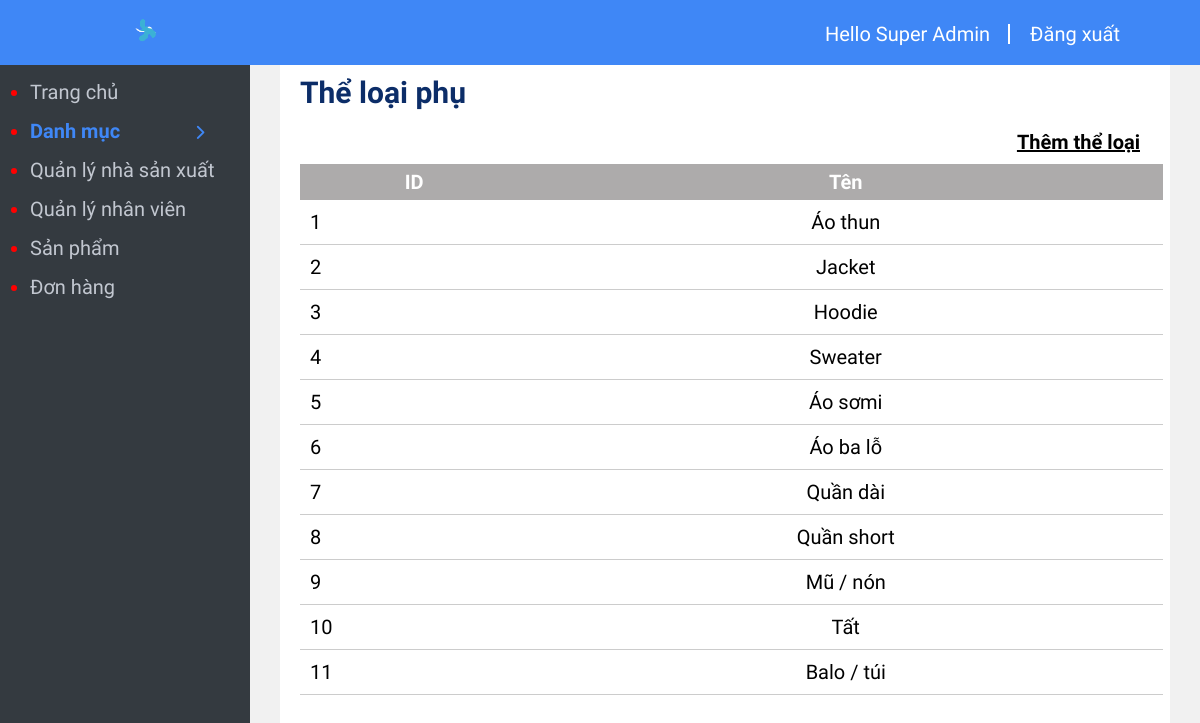
The page /admin/category_sub/index.php (signed in) on the database as committed earlier.
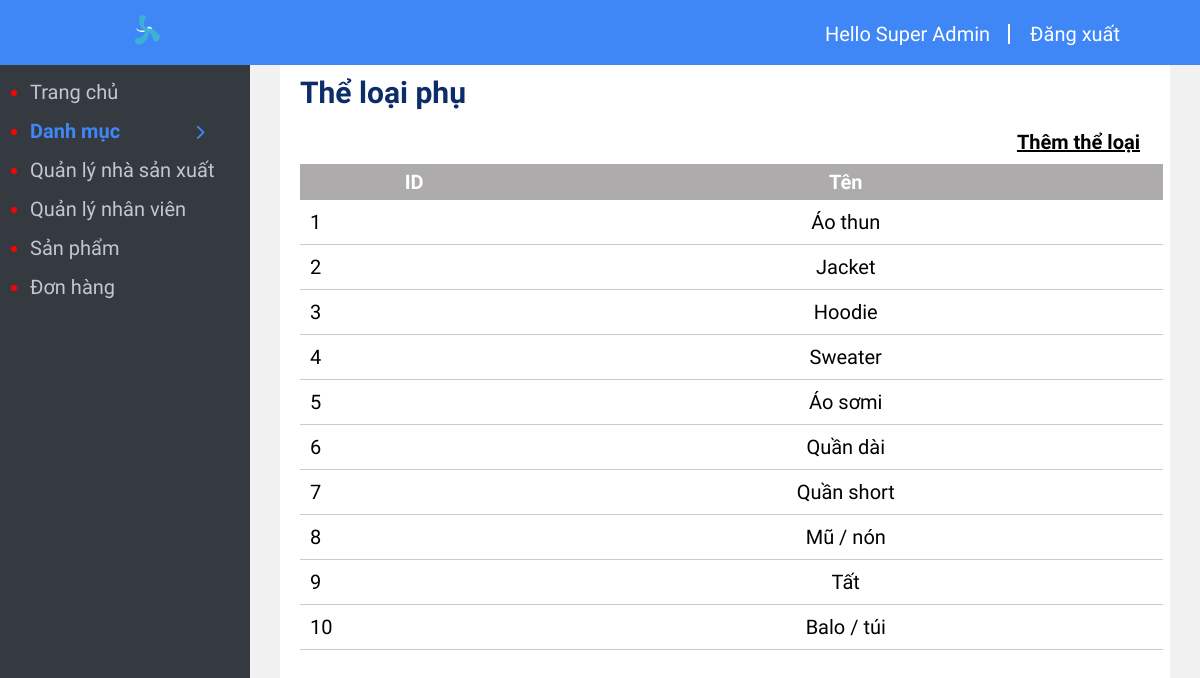
The same page on the database as committed later.
### tables this page shows
CREATE TABLE `category_detail` (
  `id` int(11) NOT NULL,
  `name` varchar(50) NOT NULL,
  `category_id` int(11) NOT NULL
);

### admin/category_sub/index.php (the view, shortened to what this page needs)
<?php include '../menu_top.php'; ?>
<?php require '../connect.php';
$sql="select * from category_detail";
$result=mysqli_query($connect,$sql);
?>		<h2 style="padding: 10px 10px 10px 20px; display: inline-block; color: #0c2d68;" >Thể loại phụ</h2>
		<br>
		<a class="create_title" href="form_insert.php">Thêm thể loại</a>
		<table border="1" width="100%">
			<tr>
				<th >ID</th>
				<th >Tên</th>
			</tr>
			<?php foreach ($result as $key => $each) { ?>
				<tr>
					<td><?php echo $key+1 ?></td>
					<td style="text-align:center;"><?php echo $each['name']?></td>
				</tr>
			<?php } ?>
		</table>
<?php include '../menu_bottom.php'; ?>

Rows that differ between the two databases and show on the page:
removed category_detail: name "Áo ba lỗ"
